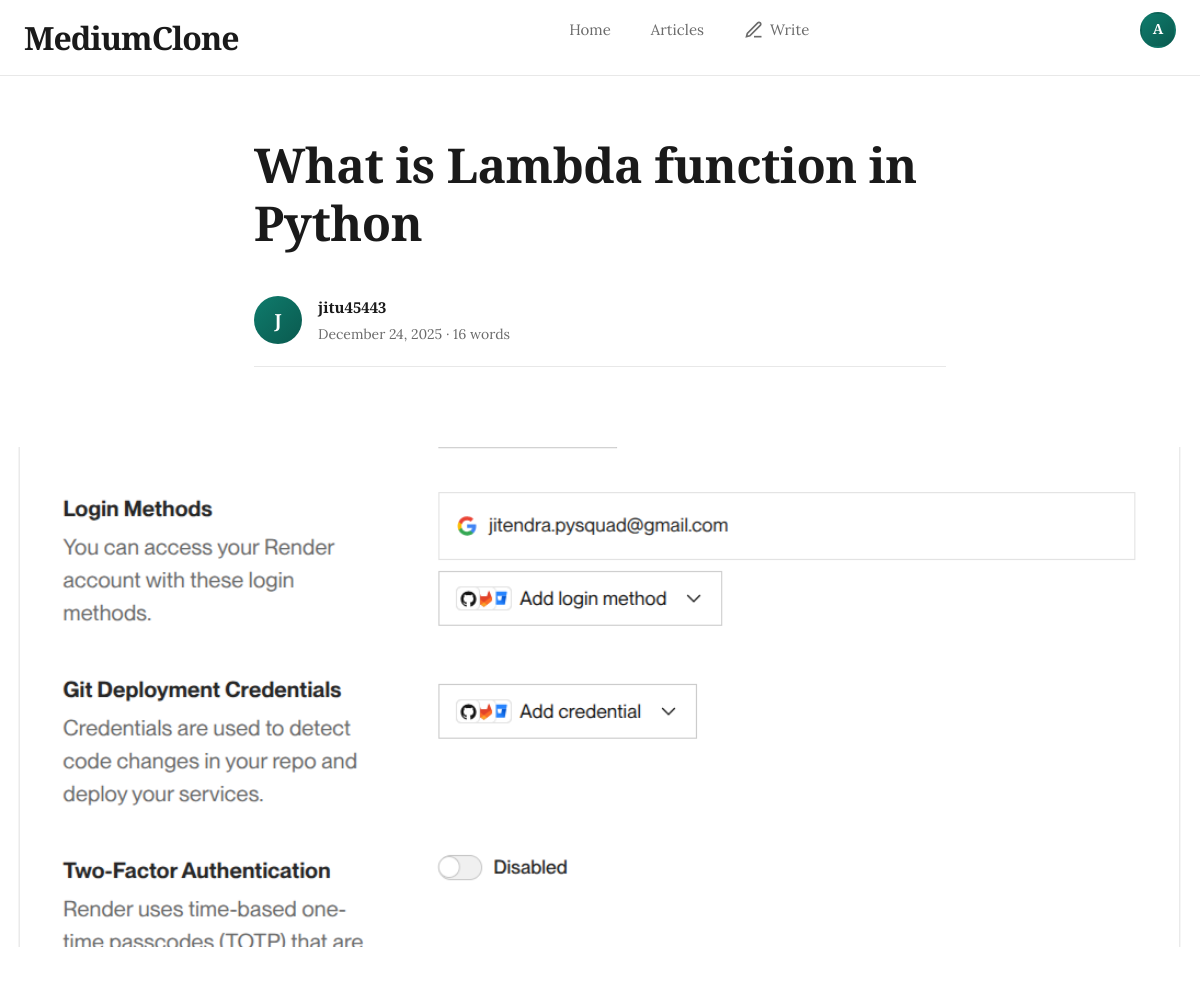
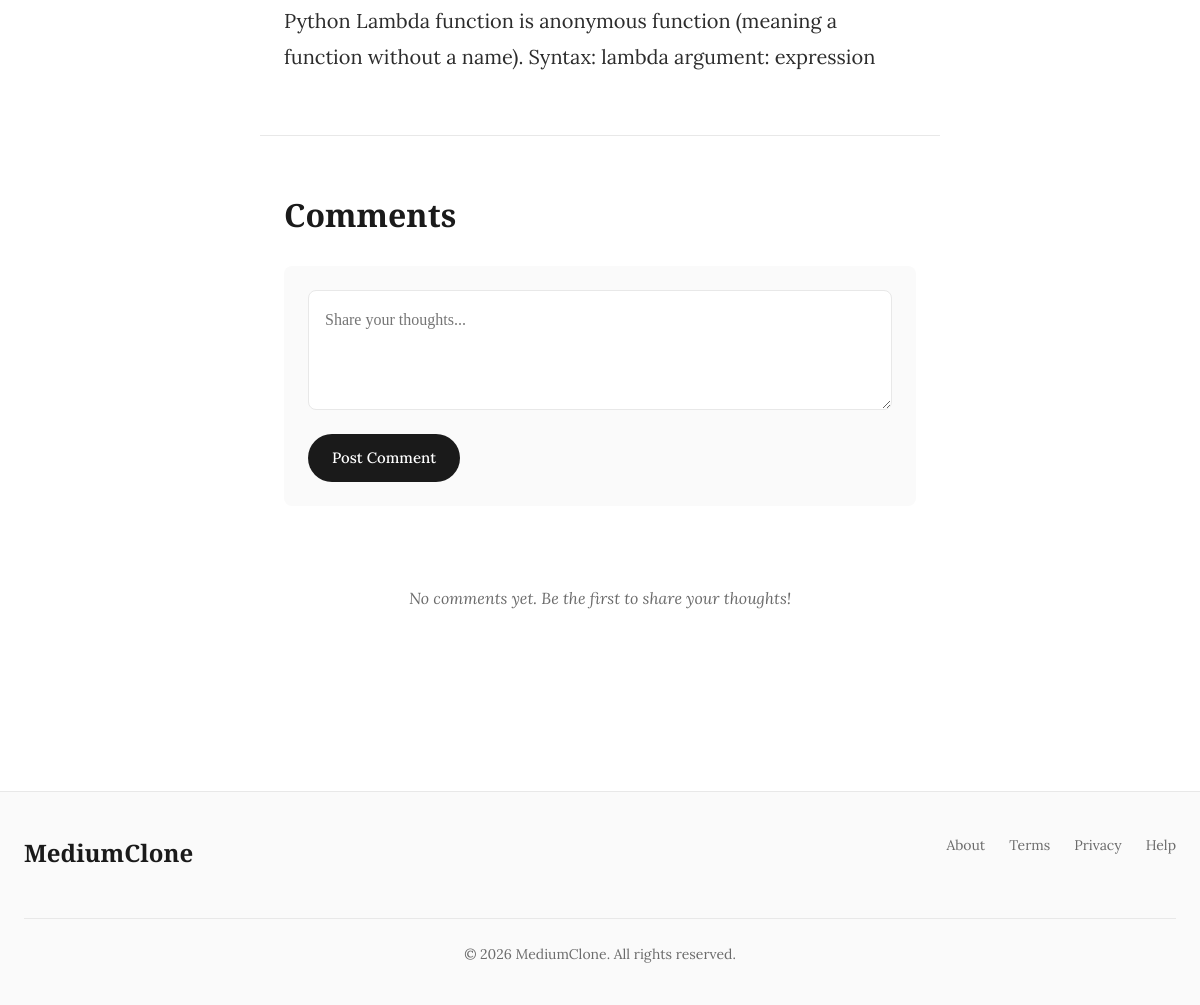
Screenshot of /article/detail/what-is-lambda-function-in-python-900fb/ (signed in) with the database file from the repository (2 pictures, top to bottom).
### apps/users/models.py (models this page shows, shortened)
class User(AbstractUser):
    pic = models.ImageField(upload_to='users/pics', null=True, blank=True)

### apps/article/models.py (models this page shows, shortened)
class Article(TimeStampedModel):
    class STATUS(models.TextChoices):
        DRAFT = 'DRAFT', 'Draft'
        PUBLISHED = 'PUBLISHED', 'Published'
        ARCHIVED = 'ARCHIVED', 'Archived'
    author = models.ForeignKey(
        User,
        on_delete=models.CASCADE,
        related_name='articles'
    )
    title = models.CharField(max_length=255)
    text = RichTextField()
    image = models.ImageField(upload_to='articles/', null=True, blank=True)
    slug = models.SlugField(max_length=255, unique=True)
    status = models.CharField(
        max_length=20,
        choices=STATUS.choices,
        default=STATUS.DRAFT
    )
    published_at = models.DateTimeField(null=True, blank=True)
    is_deleted = models.BooleanField(default=False)
    class Meta:
        ordering = ('-published_at',)
        verbose_name_plural = 'articles'

### apps/article/views.py (the view)
# urls.py: path('detail/<slug:slug>/', ArticleDetailView.as_view(), name='article_detail'),
class ArticleDetailView(LoginRequiredMixin, DetailView):
    template_name = "article/detail.html"
    context_object_name = "article"
    queryset = Article.objects.all()
    slug_field = "slug"
    slug_url_kwarg = "slug"

### templates/article/detail.html (shortened to what this page needs)
{% extends 'base.html' %}
{% block content %}
<div class="article-header">
    <h1 class="article-title">{{ article.title }}</h1>
    <div class="article-meta">
        <div class="author-avatar">
            {{ article.author.username|first|upper }}
        </div>
        <div class="author-info">
            <div class="author-name">{{ article.author.username }}</div>
            <div class="article-date">
                {{ article.published_at|date:"F d, Y" }} ·
                {{ article.text|wordcount }} words
            </div>
        </div>
    </div>
</div>
{% if article.image %}
<div class="article-image">
    <img src="{{ article.image.url }}" alt="{{ article.title }}">
</div>
{% endif %}
<div class="article-body">
    <article class="article-content">
        {{ article.text|safe }}
    </article>
</div>
<div class="comments-section">
    <h2 class="comments-header">Comments</h2>
    <div class="comment-form">
        <form method="post" action="{% url 'comment_create' article.slug %}">
            <textarea
                name="text"
                placeholder="Share your thoughts..."
                required
            ></textarea>
            <button type="submit" class="comment-submit">Post Comment</button>
        </form>
    </div>
    <div class="comments-list">
        {% if article.comments.all %}
            {% for comment in article.comments.all %}
            <div class="comment">
                <div class="comment-header">
                    <div class="comment-avatar">
                        {{ comment.user.username|first|upper }}
                    </div>
                    <div>
                        <div class="comment-author">{{ comment.author.username }}</div>
                        <div class="comment-date">{{ comment.created_at|date:"F d, Y" }}</div>
                    </div>
                </div>
                <div class="comment-text">
                    {{ comment.text|safe }}
                </div>
            </div>
            {% endfor %}
        {% else %}
            <div class="no-comments">
                No comments yet. Be the first to share your thoughts!
            </div>
        {% endif %}
    </div>
</div>
{% endblock %}

### templates/base.html (shortened to what this page needs)
<!DOCTYPE html>
<html lang="en">
<head>
    <link href="https://cdn.jsdelivr.net/npm/bootstrap@5.3.0/dist/css/bootstrap.min.css" rel="stylesheet">
</head>
<body>
<nav class="main-navbar">
    <div class="navbar-container">
        <a class="navbar-brand" href="{% url 'home' %}">MediumClone</a>
        <ul class="nav-left" id="navLeft">
            <li><a class="nav-link-item" href="{% url 'home' %}">Home</a></li>
            <li><a class="nav-link-item" href="{% url 'article_list' %}">Articles</a></li>
            {% if user.is_authenticated %}
            <li>
                <a class="btn-write" href="{% url 'article_create' %}">
                    <svg viewBox="0 0 24 24" fill="none" stroke="currentColor" stroke-width="2">
                        <path d="M12 20h9"></path>
                        <path d="M16.5 3.5a2.121 2.121 0 0 1 3 3L7 19l-4 1 1-4L16.5 3.5z"></path>
                    </svg>
                    Write
                </a>
            </li>
            {% endif %}
        </ul>
        <ul class="nav-right" id="navRight">
            {% if user.is_authenticated %}
            <li class="user-menu">
                <div class="user-avatar">
                    {{ user.username|first|upper }}
                </div>
            </li>
            {% else %}
            <li><a class="nav-link-item" href="{% url 'account_login' %}">Sign In</a></li>
            <li><a class="btn-signup" href="{% url 'account_signup' %}">Get Started</a></li>
            {% endif %}
        </ul>
    </div>
</nav>
<main class="main-content">
    {% block content %}{% endblock %}
</main>
<footer class="main-footer">
    <div class="footer-content">
        <div class="footer-brand">MediumClone</div>
        <ul class="footer-links">
            <li><a class="footer-link" href="#">About</a></li>
            <li><a class="footer-link" href="#">Terms</a></li>
            <li><a class="footer-link" href="#">Privacy</a></li>
            <li><a class="footer-link" href="#">Help</a></li>
        </ul>
        <div class="footer-copyright">
            &copy; {% now "Y" %} MediumClone. All rights reserved.
        </div>
    </div>
</footer>
</body>
</html>

### templates/base.html (style rules this page uses)
:root { --primary-dark: #1a1a1a; --primary-accent: #0f7b6c; --secondary-text: #6b6b6b; --border-light: #e8e8e8; --bg-subtle: #fafafa; --hover-bg: #f7f7f7; }
* { margin: 0; padding: 0; box-sizing: border-box; }
body { font-family: 'Source Serif 4', 'Lora', Georgia, serif; color: var(--primary-dark); background-color: #ffffff; line-height: 1.6; }
.main-navbar { background: #ffffff; border-bottom: 1px solid var(--border-light); position: sticky; top: 0; z-index: 1000; backdrop-filter: blur(10px); background: rgba(255, 255, 255, 0.95); transition: all 0.3s ease; }
.navbar-container { max-width: 1200px; margin: 0 auto; padding: 0 24px; display: flex; align-items: center; justify-content: space-between; height: 75px; }
.navbar-brand { font-family: 'Playfair Display', serif; font-size: 32px; font-weight: 900; color: var(--primary-dark); text-decoration: none; letter-spacing: -1px; transition: all 0.3s ease; }
.nav-left, .nav-right { display: flex; align-items: center; gap: 8px; list-style: none; }
.nav-link-item { padding: 8px 16px; color: var(--secondary-text); text-decoration: none; font-size: 15px; font-weight: 400; transition: all 0.2s ease; border-radius: 24px; position: relative; }
.btn-write { display: inline-flex; align-items: center; gap: 6px; padding: 8px 16px; background: transparent; color: var(--secondary-text); border: none; border-radius: 24px; font-size: 15px; text-decoration: none; transition: all 0.2s ease; cursor: pointer; }
.btn-write svg { width: 20px; height: 20px; }
.user-menu { position: relative; }
.user-avatar { width: 36px; height: 36px; border-radius: 50%; background: linear-gradient(135deg, var(--primary-accent), #0a5a4f); color: white; display: flex; align-items: center; justify-content: center; font-weight: 600; font-size: 14px; cursor: pointer; transition: all 0.2s ease; border: 2px solid transparent; }
.main-content { max-width: 1200px; margin: 0 auto; padding: 60px 24px; min-height: calc(100vh - 200px); }
.main-footer { background: var(--bg-subtle); border-top: 1px solid var(--border-light); padding: 40px 24px; margin-top: 80px; }
.footer-content { max-width: 1200px; margin: 0 auto; display: flex; justify-content: space-between; align-items: center; flex-wrap: wrap; gap: 20px; }
.footer-brand { font-family: 'Playfair Display', serif; font-size: 24px; font-weight: 700; color: var(--primary-dark); }
.footer-links { display: flex; gap: 24px; list-style: none; }
.footer-link { color: var(--secondary-text); text-decoration: none; font-size: 14px; transition: color 0.2s ease; }
.footer-copyright { width: 100%; text-align: center; margin-top: 24px; padding-top: 24px; border-top: 1px solid var(--border-light); color: var(--secondary-text); font-size: 14px; }
.main-content { animation: fadeInUp 0.6s ease-out; }

### rows the page displays
User: username|first "A"
Article: title "What is Lambda function in Python", author.username|first "J", author.username "jitu45443", published_at "December 24, 2025", text "16", image (picture), text "Python Lambda function is anonymous function (meaning a function without a name). Syntax: lambda argument: expression"
